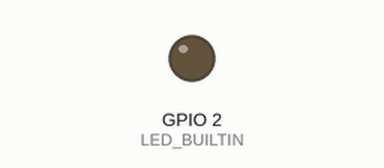
A sketch run on a simulated ESP8266 (NodeMCU). Shown: output pins drawn as LEDs (lit = HIGH, except the on-board LED, lit = LOW). WiFi joins after 1.5 s; servers stay silent unless stated; what the sketch prints to the serial monitor is not drawn.

Above: at 2.7 s.
At 6.3 s:
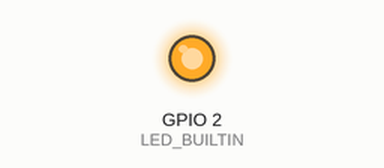
Timing chart, 0 to 6.8 s (numbered marks = the images above):
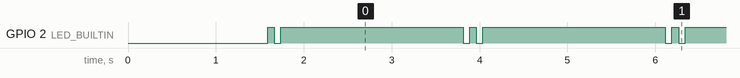

The sketch:

Auto_Connect_Strongest_Network.ino
```cpp
/*
 *
 */

#include <ESP8266WiFi.h>
#include <ESP8266WiFiMulti.h>

ESP8266WiFiMulti  wifiMulti;

bool led = 1;

void setup() {
  pinMode(LED_BUILTIN, OUTPUT);

  Serial.begin(115200);
  delay(10);
  Serial.print('\n');

  wifiMulti.addAP("My-WiFi", "Metallica");
  wifiMulti.addAP("ssid_AP_2", "password_AP_2");
  wifiMulti.addAP("ssid_AP_3", "password_AP_3");

  Serial.println("Connecting ...");

  while(wifiMulti.run() != WL_CONNECTED) {
    delay(500);
    Serial.print('.');
  }

  Serial.println('\n');
  Serial.print("Connected to ");
  Serial.println(WiFi.SSID());
  Serial.print("IP address:\t");
  Serial.println(WiFi.localIP());
}

void loop() {
  for(int i=0;i<4;i++) {
    led ^= 1;
    digitalWrite(LED_BUILTIN, led);
    delay(75);
  }
  delay(2000);

  //ESP.reset();
}
```

Measured:
- by itself, GPIO 2 (LED_BUILTIN): repeats every 2.3 s: LOW 0.08 s, HIGH 2.1 s, LOW 0.08 s, HIGH 0.08 s
